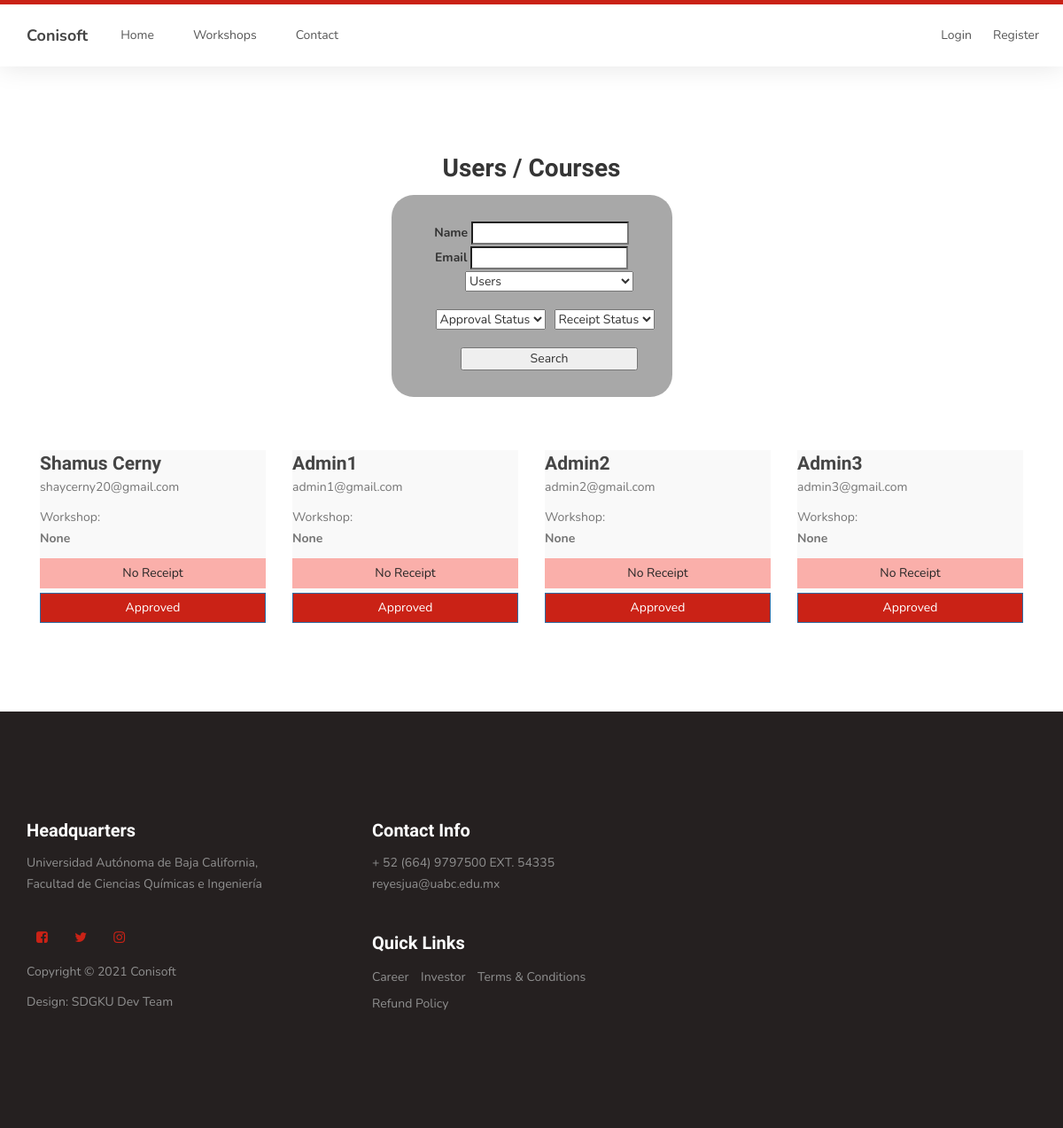
/manage, run on the app's committed database.
### mainApp/models.py (models this page shows, shortened)
class User(AbstractBaseUser):
    context_object_name = 'User'
    email = models.EmailField(
        verbose_name='email address',
        max_length=255,
        unique=True,
    )
    is_active = models.BooleanField(default=True)
    staff = models.BooleanField(default=False) # a admin user; non super-user
    admin = models.BooleanField(default=False) # a superuser
    Full_Name = models.CharField(max_length=200)
    industry_type = models.CharField(max_length=200)
    presenter = models.BooleanField(default=False)
    approved = models.BooleanField(default=False) # reciept approval
    paper = models.FileField('paper', upload_to='papers/', null=True, blank=True)
    guests = models.IntegerField(default=0, null=True)
    courses_subscribed = models.IntegerField(default=0)
    receipt_photo = models.ImageField('Receipt Photo', upload_to='receipts/', null=True, default='None')
    course_1_name = models.CharField(max_length=200, null=True, blank=True, default='None')
    course_1_id = models.IntegerField(default=0, null=True)
    course_1_link = models.CharField(max_length=200, null=True, default='None')
    USERNAME_FIELD = 'email'
    REQUIRED_FIELDS = [] # Email & Password are required by default.
    objects = UserManager()

### mainApp/views.py (the view)
# urls.py: path('manage', ManageView.as_view(), name='manage'),
class ManageView(ListView):
    model = User
    template_name = 'manage.html'
    context_object_name = 'search_results'
    def get_queryset(self):
       result = super(ManageView, self).get_queryset()
       name_search = self.request.GET.get('name_search')
       email_search = self.request.GET.get('email_search')
       approval_search = self.request.GET.get('approval_type')
       receipt_search = self.request.GET.get('receipt_search')
       print(f'Name: {name_search}\nEmail: {email_search}\nApproval: {approval_search}\nReceipt: {receipt_search}')
       if email_search or approval_search or name_search or receipt_search:
          user_results = User.objects.filter(Full_Name__contains=name_search, email__contains=email_search,
		  approved__contains=approval_search, receipt_photo__contains=receipt_search)
          workshop_results = Course.objects.filter(name__contains=name_search, email__contains=email_search,
          approved__contains=approval_search)
          result = (list(chain(user_results, workshop_results)))
       else:
           user_results = User.objects.all()
           workshop_results = Course.objects.all()
           result = (list(chain(user_results, workshop_results)))
       return result

### templates/manage.html (shortened to what this page needs)
{% extends 'base.html' %}
{% load static %}
{% block content %}
<section id="courses">
    <div class="container">
        <div class="row">
            <div class="section-title">
                <h2>Users / Courses</h2>
                <form class="search-container" method="GET" action="">
                    <label for="name_search">Name</label>
                    <input class="add_your_class" type="search" name="name_search"><br>
                    <label for="email_search">Email</label>
                    <input class="add_your_class" type="search" name="email_search"><br>
                    <select id="test" class="form-select" aria-label="Default select example"
                        style="width: 19rem; position: relative; left: 2rem;">
                        <option selected value="1">Users</option>
                    </select>
                    <br><br>
                    <div style="display: inline-flex; position: relative; left: 2rem;">
                        <select class="form-select" aria-label="Default select example" name="approval_type"
                            style="margin-right: 1rem;">
                            <option selected value="">Approval Status</option>
                        </select>
                        <select class="form-select" aria-label="Default select example" name="receipt_search"
                            style="margin-right: 1rem;">
                            <option selected value="">Receipt Status</option>
                        </select>
                    </div>
                    <br><br>
                    <button class="add_your_class" type="submit" style="width: 20rem; position: relative; left: 2rem;">
                        Search </button>
                </form>
            </div>
        </div>
    </div>
    <div class="container">
        <div class="row" id="hidden_div">
            <div class="col-md-12 col-sm-12">
                {% for user in search_results %}
                {% if user.Full_Name %}
                <div class="col-md-3 col-sm-3">
                    <div class="item">
                        <div class="courses-thumb">
                            <div class="card" style="width: 100%;">
                                <div class="card-body">
                                    <a href="/admin/mainApp/user/{{user.id}}/change/">
                                        <h3 class="card-title">{{ user.Full_Name }}</h3>
                                    </a>
                                    <a href="/admin/mainApp/user/{{user.id}}/change/">
                                        <p class="card-text">{{ user.email }}</p>
                                    </a>
                                    <a href="/admin/mainApp/user/{{user.id}}/change/">
                                        <p class="card-text">Workshop: <br><strong>{{ user.course_1_name }}
                                                <br>{{user.course_2_name }}</strong></p>
                                    </a>
                                    {% if user.receipt_photo != 'None' %}
                                    <a href='{{ user.receipt_photo.url}}' class="btn btn-primary"
                                        style="width: 100%; margin-bottom: 5px; background-color: #ca2216; border-radius: 0;"
                                        alt="Missing">View Receipt</a>
                                    {% else %}
                                    <a href='/admin/mainApp/user/{{user.id}}/change/' class="btn btn-outline-primary"
                                        style="width: 100%; background-color: #fc140452; margin-bottom: 5px; border-radius: 0;"
                                        alt="Missing">No Receipt</a>
                                    {% endif %}
                                    <br>
                                    {% if user.approved == True %}
                                    <a href="/admin/mainApp/user/{{user.id}}/change/" class="btn btn-primary"
                                        style="width: 100%; background-color: #ca2216; border-radius: 0;">Approved</a>
                                    {% else %}
                                    <a href="/admin/mainApp/user/{{user.id}}/change/" class="btn btn-outline-primary"
                                        style="width: 100%; background-color: #fc140452; border-radius: 0;">Not
                                        Approved</a>
                                    {% endif %}
                                </div>
                            </div>
                        </div>
                    </div>
                </div>
                {% endif %}
                {% empty %}
                <h1>No Results</h1>
                {% endfor %}
            </div>
        </div>
    </div>
</section>
{% endblock %}

### static/css/templatemo-style.css (style rules this page uses)
body { background: #ffffff; font-family: 'Nunito', sans-serif; overflow-x: hidden; padding-top: 70px; }
h1, h2, h3, h4, h5, h6 { font-family: 'Muli', sans-serif; font-weight: bold; line-height: inherit; }
h2 { color: #353535; font-size: 2em; padding-bottom: 10px; }
h3 { font-size: 1.5em; margin-bottom: 0; }
h3, h3 a { color: #454545; }
p { color: #757575; font-size: 14px; font-weight: normal; line-height: 24px; }
html { -webkit-font-smoothing: antialiased; }
a { color: #252525; -webkit-transition: 0.5s; transition: 0.5s; text-decoration: none !important; }
a, input, button, .form-control { -webkit-transition: 0.5s; transition: 0.5s; }
.section-title { padding-bottom: 40px; }
.section-title h2 { margin: 0; }
section { position: relative; padding: 100px 0; }
#courses .section-title { text-align: center; }
.courses-thumb { background: #f9f9f9; position: relative; }
.search-container { background-color:#a8a8a8; border-radius: 25px; width: fit-content; margin:auto; padding:3rem; }

### data on the page
User: Full_Name "Shamus Cerny", email "shaycerny20@gmail.com", course_1_name "None", {{ user.id }} 1 (drawn)
User: Full_Name "Admin1", email "admin1@gmail.com", course_1_name "None"
User: Full_Name "Admin2", email "admin2@gmail.com", course_1_name "None"
User: Full_Name "Admin3", email "admin3@gmail.com", course_1_name "None"
